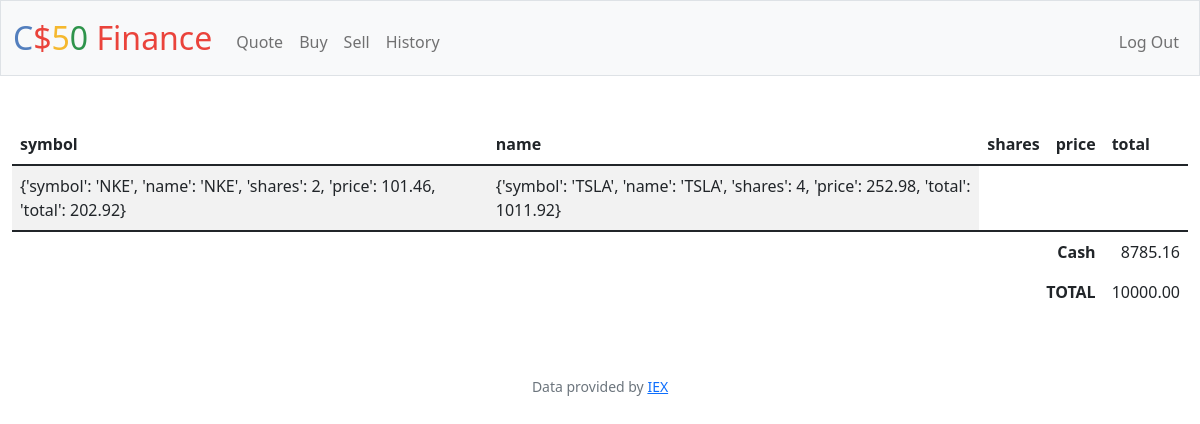
Screenshot of / (signed in) with the database file from the repository.
### tables this page shows
CREATE TABLE portfolio(
                        symbol TEXT,
                        name TEXT,
                        shares INTEGER,
                        price REAL,
                        total REAL,
                        clientid INTEGER,
                        FOREIGN KEY(clientid) REFERENCES users(id)
                    );

### app.py (the view)
@app.route("/")
@login_required
def index():
    if session["user_id"] == None:
        return redirect("/login")
    else:
        portfolio_rows = db.execute("SELECT symbol, name, shares, price, total FROM portfolio WHERE clientid = ?", session["user_id"])
        elements = portfolio_rows[0].keys()
        values = portfolio_rows
        users_rows = db.execute("SELECT cash FROM users WHERE id = ?", session["user_id"])
        total_shares = [dict["total"] for dict in portfolio_rows]
        total = "{:.2f}".format(float(users_rows[0]["cash"]) + float(sum(total_shares)))
        cash = "{:.2f}".format(float(float(total) - float(sum(total_shares))))
        return render_template("index.html", elements=elements, values=values, cash=cash, total=total)

### app.py (called while the page is built)
@app.after_request
def after_request(response):
    response.headers["Cache-Control"] = "no-cache, no-store, must-revalidate"
    response.headers["Expires"] = 0
    response.headers["Pragma"] = "no-cache"
    return response

### helpers.py (called while the page is built)
def login_required(f):
    @wraps(f)
    def decorated_function(*args, **kwargs):
        if session.get("user_id") is None:
            return redirect("/login")
        return f(*args, **kwargs)
    return decorated_function

### templates/index.html (shortened to what this page needs)
{% extends "layout.html" %}
{% block main %}
    <form action="/index" method="post">
        <table class="table table-striped">
            <thead>
                <tr class="text-start">
                    {% for element in elements %}
                        <th>{{ element }}</th>
                    {% endfor %}
                </tr>
            </thead>
           <tbody>
                    <tr class="text-start">
                        {% for value in values %}
                        <td class="text-start">{{ value }}</td>
                        {% endfor %}
                    </tr>
            </tbody>
            <tfoot>
                <tr>
                    <td class="border-0 fw-bold text-end" colspan="4">Cash</td>
                    <td class="border-0 text-end">{{ cash }}</td>
                </tr>
                <tr>
                    <td class="border-0 fw-bold text-end" colspan="4">TOTAL</td>
                    <td class="border-0 w-bold text-end">{{ total }}</td>
                </tr>
            </tfoot>
        </table>
{% endblock %}

### templates/layout.html (shortened to what this page needs)
<!DOCTYPE html>
<html lang="en">
    <head>
        <link href="https://cdn.jsdelivr.net/npm/bootstrap@5.1.3/dist/css/bootstrap.min.css" rel="stylesheet">
        <link href="/static/styles.css" rel="stylesheet">
    </head>
    <body>
        <nav class="bg-light border navbar navbar-expand-md navbar-light">
            <div class="container-fluid">
                <a class="navbar-brand" href="/"><span class="blue">C</span><span class="red">$</span><span class="yellow">5</span><span class="green">0</span> <span class="red">Finance</span></a>
                <div class="collapse navbar-collapse" id="navbar">
                    {% if session["user_id"] %}
                        <ul class="navbar-nav me-auto mt-2">
                            <li class="nav-item"><a class="nav-link" href="/quote">Quote</a></li>
                            <li class="nav-item"><a class="nav-link" href="/buy">Buy</a></li>
                            <li class="nav-item"><a class="nav-link" href="/sell">Sell</a></li>
                            <li class="nav-item"><a class="nav-link" href="/history">History</a></li>
                        </ul>
                        <ul class="navbar-nav ms-auto mt-2">
                            <li class="nav-item"><a class="nav-link" href="/logout">Log Out</a></li>
                        </ul>
                    {% else %}
                        <ul class="navbar-nav ms-auto mt-2">
                            <li class="nav-item"><a class="nav-link" href="/register">Register</a></li>
                            <li class="nav-item"><a class="nav-link" href="/login">Log In</a></li>
                        </ul>
                    {% endif %}
                </div>
            </div>
        </nav>
        <main class="container-fluid py-5 text-center">
            {% block main %}{% endblock %}
        </main>
        <footer class="mb-5 small text-center text-muted">
            Data provided by <a href="https://iexcloud.io/">IEX</a>
        </footer>
    </body>
</html>

### static/styles.css (style rules this page uses)
nav .navbar-brand { font-size: xx-large; }
nav .navbar-brand .blue { color: #537fbe; }
nav .navbar-brand .red { color: #ea433b; }
nav .navbar-brand .yellow { color: #f5b82e; }
nav .navbar-brand .green { color: #2e944b; }

### rows the page displays
portfolio: value "{'symbol': 'NKE', 'name': 'NKE', 'shares': 2, 'price': 101.46, 'total': 202.92}"
portfolio: value "{'symbol': 'TSLA', 'name': 'TSLA', 'shares': 4, 'price': 252.98, 'total': 1011.92}"

### other values shown
{{ element }} "symbol" "name" "shares" "price" "total"
{{ cash }} "8785.16"
{{ total }} "10000.00"
